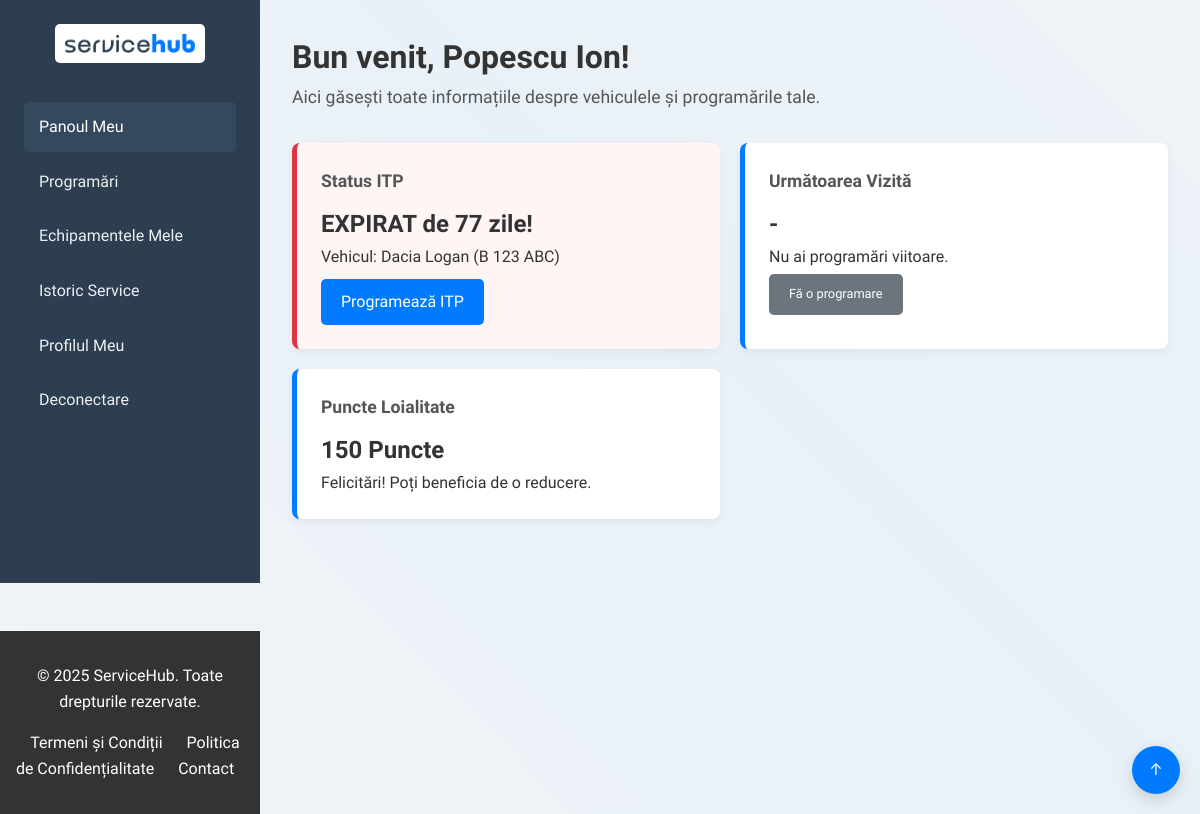
/client_dashboard.php (signed in), run on an earlier commit of the app's database.
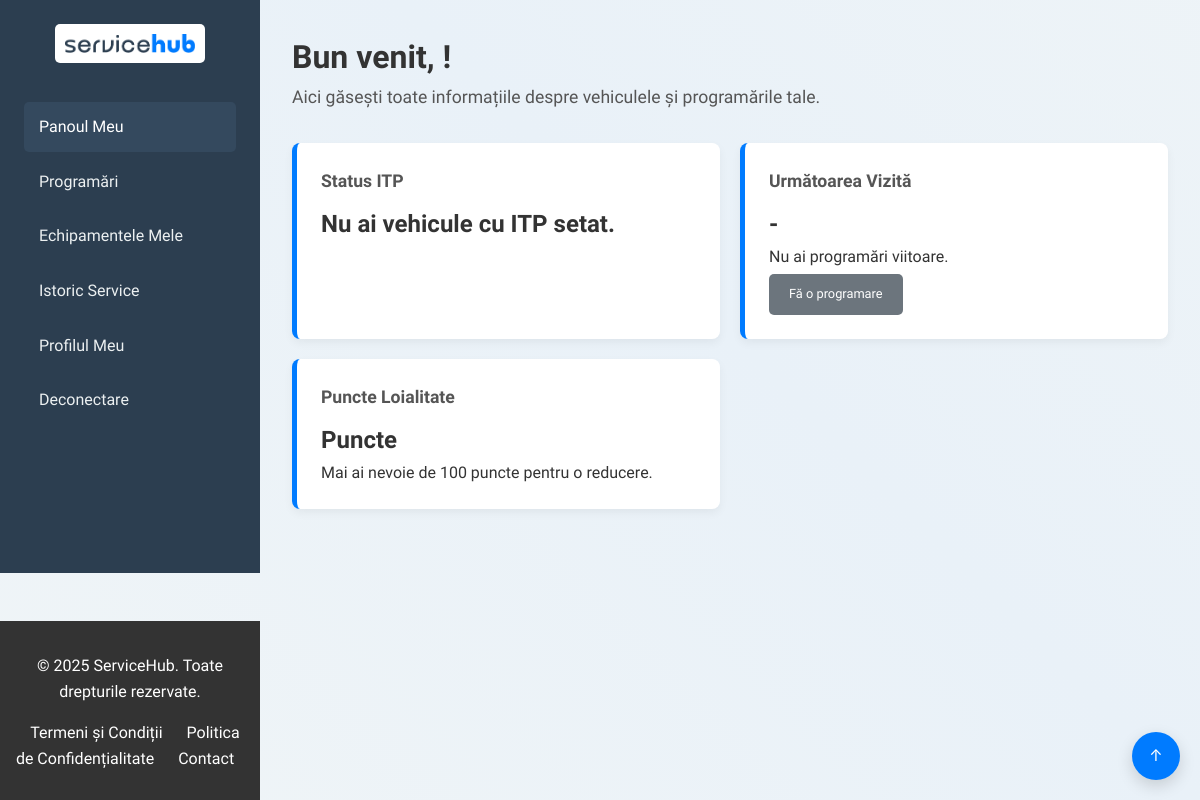
And on a later commit of the database.
### tables this page shows
CREATE TABLE `clients` (
  `id` int(11) NOT NULL,
  `admin_id` int(11) DEFAULT 1,
  `full_name` varchar(100) NOT NULL,
  `email` varchar(150) DEFAULT NULL,
  `phone` varchar(20) NOT NULL,
  `address` text DEFAULT NULL,
  `cui_cif` varchar(50) DEFAULT NULL,
  `password_hash` varchar(255) DEFAULT NULL,
  `loyalty_points` int(11) DEFAULT 0,
  `created_at` timestamp NOT NULL DEFAULT current_timestamp(),
  `updated_at` timestamp NOT NULL DEFAULT current_timestamp() ON UPDATE current_timestamp()
);

CREATE TABLE `equipment` (
  `id` int(11) NOT NULL,
  `client_id` int(11) NOT NULL,
  `model` varchar(100) NOT NULL,
  `serial_number` varchar(100) NOT NULL,
  `warranty_expiry_date` date DEFAULT NULL,
  `itp_expiry_date` date DEFAULT NULL,
  `created_at` timestamp NOT NULL DEFAULT current_timestamp()
);

### client_dashboard.php (the view, shortened to what this page needs)
<?php
require_once 'db_connect.php';
$client_id = $_SESSION['client_id'];
$stmt = $conn->prepare("SELECT full_name, loyalty_points FROM clients WHERE id = ?");
$stmt->bind_param("i", $client_id);
$stmt->execute();
$client = $stmt->get_result()->fetch_assoc();
$itp_query = "SELECT model, serial_number, itp_expiry_date
              FROM equipment
              WHERE client_id = ? AND itp_expiry_date IS NOT NULL
              ORDER BY itp_expiry_date ASC LIMIT 1";
$stmt_itp = $conn->prepare($itp_query);
$stmt_itp->bind_param("i", $client_id);
$stmt_itp->execute();
$itp_res = $stmt_itp->get_result();
$itp_data = $itp_res->fetch_assoc();
$itp_msg = "Nu ai vehicule cu ITP setat.";
$itp_car = "";
$itp_class = "";
$days_left = 999;
if ($itp_data) {
    $expiry = new DateTime($itp_data['itp_expiry_date']);
    $now = new DateTime();
    $interval = $now->diff($expiry);
    $days_left = (int)$interval->format('%r%a');
    $itp_car = $itp_data['model'] . " (" . $itp_data['serial_number'] . ")";
    if ($days_left < 0) {
        $itp_msg = "EXPIRAT de " . abs($days_left) . " zile!";
        $itp_class = "alert-danger";
    } elseif ($days_left == 0) {
        $itp_msg = "Expiră AZI!";
        $itp_class = "alert-danger";
    } elseif ($days_left <= 30) {
        $itp_msg = "Expiră în $days_left zile";
        $itp_class = "alert";
    } else {
        $itp_msg = "Valabil încă $days_left zile";
        $itp_class = "success";
    }
}
$prog_query = "SELECT i.scheduled_date, e.model
               FROM interventions i
               JOIN equipment e ON i.equipment_id = e.id
               WHERE i.client_id = ? AND i.scheduled_date > NOW()
               ORDER BY i.scheduled_date ASC LIMIT 1";
$stmt_prog = $conn->prepare($prog_query);
$stmt_prog->bind_param("i", $client_id);
$stmt_prog->execute();
$prog_res = $stmt_prog->get_result();
$prog_data = $prog_res->fetch_assoc();
?>
<!DOCTYPE html>
<html lang="ro">
<head>
    <link rel="stylesheet" href="style/main.css">
    <link rel="stylesheet" href="style/client.css">
    <link rel="stylesheet" href="style/pages.css">
</head>
<body id="top">
    <div class="client-portal">
        <?php include 'client_sidebar.php'; ?>
        <main class="client-content">
            <header class="client-header">
                <h1>Bun venit, <?php echo htmlspecialchars($client['full_name']); ?>!</h1>
                <p>Aici găsești toate informațiile despre vehiculele și programările tale.</p>
            </header>
            <section class="info-card-grid animate-on-scroll">
                <div class="info-card <?php echo $itp_class; ?> animate-on-scroll">
                    <h3>Status ITP</h3>
                    <div class="data"><?php echo $itp_msg; ?></div>
                    <?php if($itp_car): ?>
                        <p>Vehicul: <?php echo htmlspecialchars($itp_car); ?></p>
                    <?php endif; ?>
                    <?php if($days_left <= 30): ?>
                        <a href="client_booking.php?service=itp" class="btn btn-primary btn-mt-10">Programează ITP</a>
                    <?php endif; ?>
                </div>
                <div class="info-card animate-on-scroll">
                    <h3>Următoarea Vizită</h3>
                    <?php if ($prog_data): ?>
                        <?php
                            $date_prog = new DateTime($prog_data['scheduled_date']);
                        ?>
                        <div class="data"><?php echo $date_prog->format('d.m.Y'); ?></div>
                        <p>Ora: <?php echo $date_prog->format('H:i'); ?></p>
                        <p>Vehicul: <?php echo htmlspecialchars($prog_data['model']); ?></p>
                    <?php else: ?>
                        <div class="data">-</div>
                        <p>Nu ai programări viitoare.</p>
                        <a href="client_booking.php" class="btn btn-secondary btn-mt-5 btn-small">Fă o programare</a>
                    <?php endif; ?>
                </div>
                <div class="info-card animate-on-scroll">
                    <h3>Puncte Loialitate</h3>
                    <div class="data"><?php echo $client['loyalty_points']; ?> Puncte</div>
                    <p>
                        <?php
                            if($client['loyalty_points'] >= 100) {
                                echo "Felicitări! Poți beneficia de o reducere.";
                            } else {
                                echo "Mai ai nevoie de " . (100 - $client['loyalty_points']) . " puncte pentru o reducere.";
                            }
                        ?>
                    </p>
                </div>
            </section>
        </main>
        <?php include 'footer.php'; ?>
    </div>
    <a href="#top" class="back-to-top" aria-label="Mergi sus">&uarr;</a>
</body>
</html>

### client_sidebar.php (shortened to what this page needs)
<?php
$current_page = basename($_SERVER['PHP_SELF']);
?>
<aside class="sidebar client-nav" id="sidebar">
    <div class="logo-container">
        <img src="assets/images/logo.png" alt="Logo Service" class="logo">
    </div>
    <nav>
        <ul class="sidebar-nav client-nav-list">
            <li><a href="client_dashboard.php" <?php if($current_page === 'client_dashboard.php') echo 'class="active"'; ?>>Panoul Meu</a></li>
            <li><a href="client_booking.php" <?php if(in_array($current_page, ['client_booking.php'])) echo 'class="active"'; ?>>Programări</a></li>
            <li><a href="client_equipment.php" <?php if($current_page === 'client_equipment.php') echo 'class="active"'; ?>>Echipamentele Mele</a></li>
            <li><a href="client_history.php" <?php if(in_array($current_page, ['client_history.php','client_history_detail.php'])) echo 'class="active"'; ?>>Istoric Service</a></li>
            <li><a href="client_profile.php" <?php if($current_page === 'client_profile.php') echo 'class="active"'; ?>>Profilul Meu</a></li>
            <li><a href="logout.php">Deconectare</a></li>
        </ul>
    </nav>
</aside>

### footer.php
<footer class="footer">
    <div class="container">
        <p>&copy; 2025 ServiceHub. Toate drepturile rezervate.</p>
        <div class="footer-links">
            <a href="#">Termeni și Condiții</a>
            <a href="privacy.php">Politica de Confidențialitate</a>
            <a href="#">Contact</a>
        </div>
    </div>
</footer>

### style/main.css (style rules this page uses)
* { margin: 0; padding: 0; box-sizing: border-box; }
body { font-family: 'Onest', system-ui, -apple-system, Segoe UI, Roboto, Arial, sans-serif; line-height: 1.6; color: #333; background: linear-gradient(45deg, #f4f7f6, #e9f1f8, #f4f7f6); background-size: 200% 200%; animation: body-gradient-animation 20s ease infinite; }
.container { width: 90%; max-width: 1100px; margin: auto; overflow: hidden; }
.btn { display: inline-block; background: #007bff; color: #fff; padding: 10px 20px; text-decoration: none; border: none; border-radius: 5px; cursor: pointer; font-weight: 500; transition: transform 0.2s ease-out, box-shadow 0.2s ease-out, background-color 0.2s ease; }
.btn-secondary { background: #6c757d; }
.footer { background: #333; color: #fff; text-align: center; padding: 2rem 0; margin-top: 3rem; }
.footer p { margin-bottom: 1rem; }
.footer .footer-links a { color: #fff; margin: 0 10px; text-decoration: none; }
.back-to-top { position: fixed; right: 20px; bottom: 20px; width: 48px; height: 48px; border-radius: 50%; background: #007bff; color: #fff; display: flex; align-items: center; justify-content: center; text-decoration: none; box-shadow: 0 6px 16px rgba(0,0,0,0.15); z-index: 1000; }
.animate-on-scroll { opacity: 0; transform: translateY(30px); transition: opacity 0.6s ease-out, transform 0.6s ease-out; will-change: opacity, transform; }
.animate-on-scroll.is-visible { opacity: 1; transform: translateY(0); }
.btn-primary { background: #007bff; }

### style/client.css (style rules this page uses)
body { font-family: 'Onest', system-ui, -apple-system, Segoe UI, Roboto, Arial, sans-serif; background-color: #f8f9fa; }
.client-portal { display: grid; grid-template-columns: 260px 1fr; min-height: 100vh; }
.client-nav { background: #fff; border-right: none; padding: 1.5rem; }
.sidebar { background: #2c3e50; color: #fff; padding: 1.5rem; }
.sidebar .logo-container { text-align: center; margin-bottom: 2rem; }
.sidebar .logo { width: 80%; max-width: 150px; background: #fff; padding: 10px; border-radius: 5px; }
.sidebar-nav { list-style: none; }
.sidebar-nav li a { display: block; color: #ecf0f1; text-decoration: none; padding: 12px 15px; border-radius: 5px; margin-bottom: 5px; font-weight: 500; }
.sidebar-nav li a:hover, .sidebar-nav li a.active { background: #34495e; color: #fff; }
.client-nav .logo-container { text-align: center; margin-bottom: 2rem; }
.client-nav .logo { width: 80%; max-width: 150px; }
.client-content { padding: 2rem; overflow-y: auto; }
.client-header { margin-bottom: 2rem; }
.client-header h1 { font-size: 2rem; color: #333; }
.client-header p { font-size: 1.1rem; color: #555; }
.info-card-grid { display: grid; grid-template-columns: repeat(auto-fit, minmax(280px, 1fr)); gap: 20px; margin-bottom: 2rem; }
.info-card { background: #fff; padding: 1.5rem; border-radius: 8px; box-shadow: 0 4px 10px rgba(0,0,0,0.05); border-left: 5px solid #007bff; }
.info-card h3 { font-size: 1.1rem; margin-bottom: 10px; color: #555; }
.info-card .data { font-size: 1.5rem; font-weight: 700; color: #333; }

### style/pages.css (style rules this page uses)
.btn-mt-5 { margin-top: 5px; }
.btn-small { display:inline-block; font-size:0.8rem; }
.info-card.alert-danger { border-left: 5px solid #dc3545; background: #fff5f5; }
.btn-mt-10 { margin-top: 10px; }

What changed in the data, as far as the page shows it:
removed clients: full_name "Popescu Ion", loyalty_points "150"
removed equipment: itp_expiry_date "EXPIRAT de 77 zile!", itp_car "Dacia Logan (B 123 ABC)"
Also different on the page:
$itp_msg: (not shown) → "Nu ai vehicule cu ITP setat."
100 - $client['loyalty_points']: (not shown) → "100"
text no longer shown: "Vehicul: Programează ITP Felicitări! Poți beneficia de o reducere."
text now shown: "Mai ai nevoie de puncte pentru o reducere."
